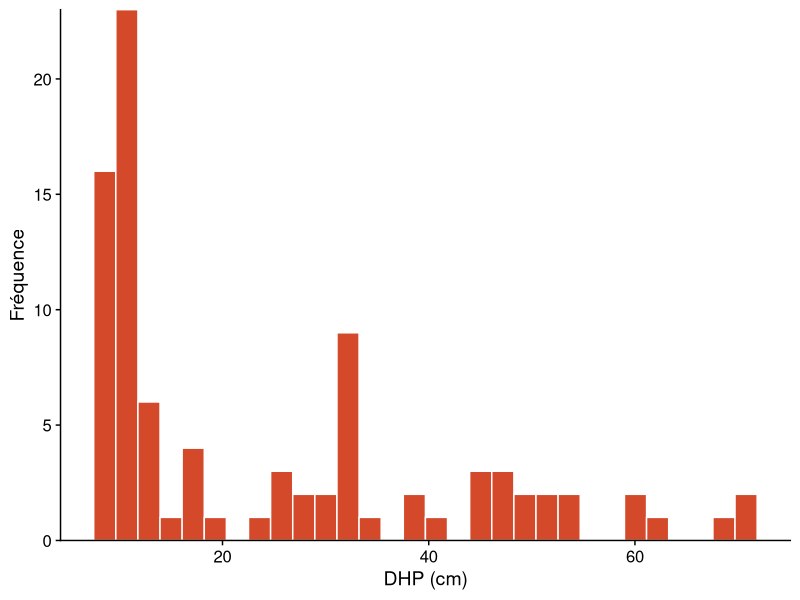
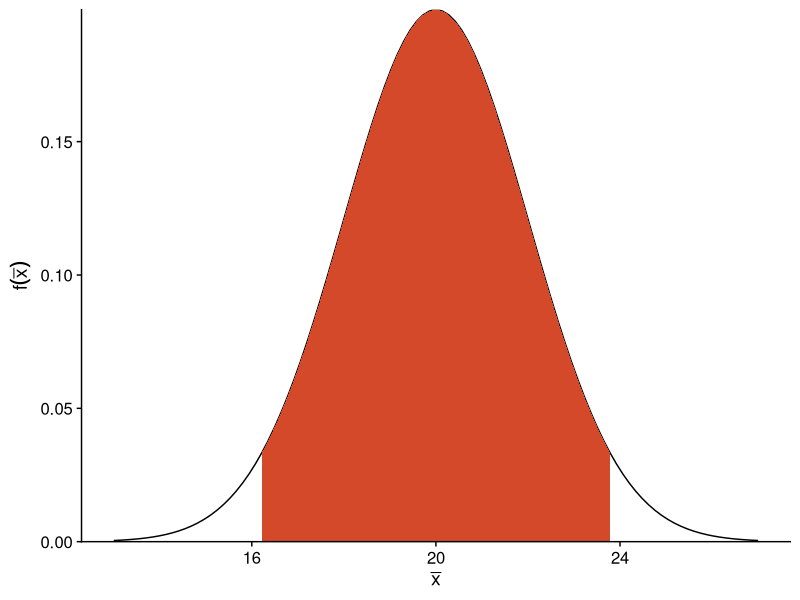
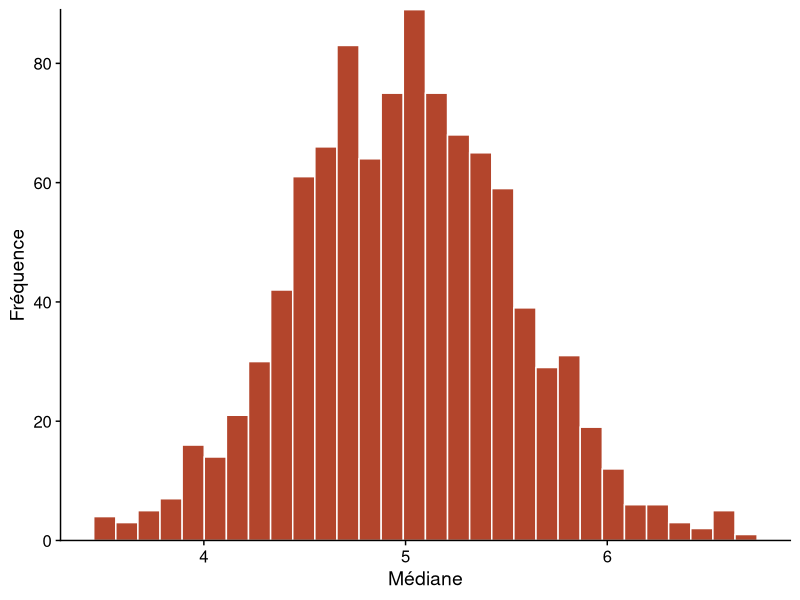
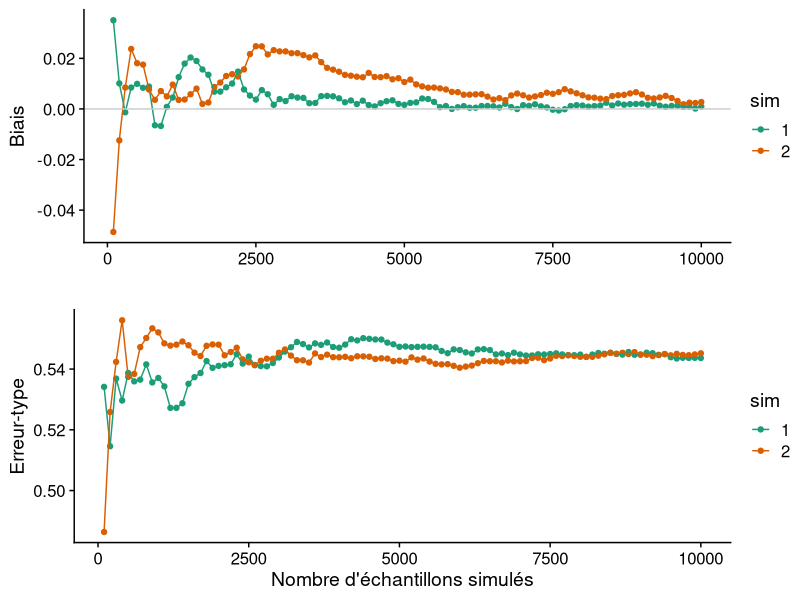
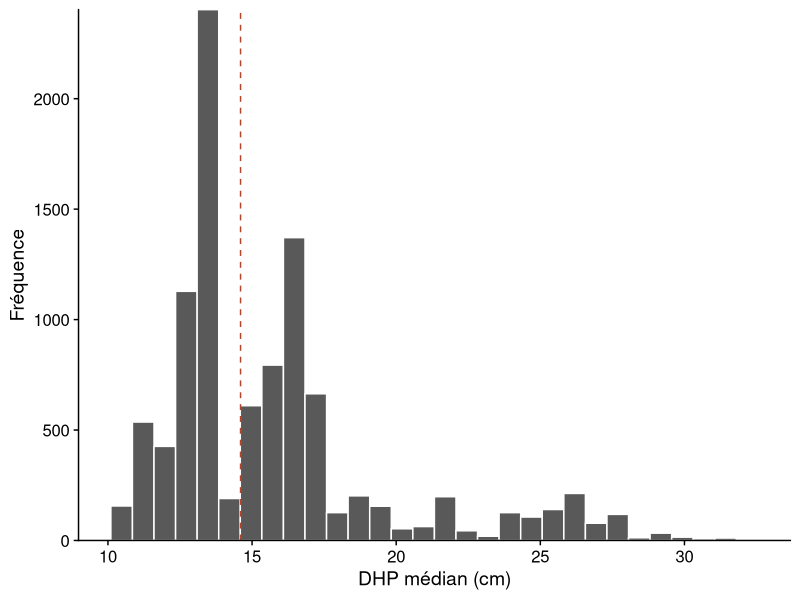

Source code (R) for these figures, in order:
## ---- chunk 1
knitr::opts_chunk$set(echo = TRUE)
library(tidyverse)
library(cowplot)
theme_set(theme_cowplot())
set.seed(8202)
## ---- chunk 2
# Charger les données
pruche <- read.csv("../donnees/pruche.csv", stringsAsFactors = FALSE)

# Choisir un seul site et tracer l'histogramme du DHP
pruche_bd <- filter(pruche, site == "BD")
ggplot(pruche_bd, aes(x = dhp)) + 
    labs(x = "DHP (cm)", y = "Fréquence") +
    geom_histogram(col = "white", fill = "#d3492a") +
    scale_y_continuous(expand = c(0, 0))
## ---- chunk 3
ggplot(NULL) + xlim(13, 27) +
    labs(x = expression(bar(x)), y = expression(f(bar(x)))) +
    stat_function(fun = function(x) dnorm(x, mean = 20, sd = 2)) +
    stat_function(fun = function(x) ifelse(pnorm(x, mean = 20, sd = 2) > 0.025 & pnorm(x, mean = 20, sd = 2) < 0.975, dnorm(x, mean = 20, sd = 2), NA), geom = "area", fill = "#d3492a") +
    scale_y_continuous(expand = c(0, 0))
## ---- chunk 4
# Nombre d'échantillons simulés
R <- 1000 
    
# n observations
# moyenne m, écart-type s
med_norm <- function(n, m, s) {
  ech <- rnorm(n, m, s)
  median(ech)
}

med <- replicate(R, med_norm(20, 5, 2))

ggplot(NULL, aes(x = med)) + 
    labs(x = "Médiane", y = "Fréquence") +
    geom_histogram(col = "white", fill = "#b3452c") +
    scale_y_continuous(expand = c(0, 0))
## ---- chunk 5
set.seed(1000)

Rmax <- 10000
n <- 20
m <- 5
s <- 2

cumul_stat <- function() {
    med <- replicate(Rmax, median(rnorm(n, m, s)))

    med_df <- data.frame(R = seq(100, 10000, 100)) %>%
        mutate(biais = map_dbl(R, ~ mean(med[1:.])) - m,
               err_type = map_dbl(R, ~ sd(med[1:.])))    
}

med_df <- bind_rows(replicate(2, cumul_stat(), simplify = FALSE), .id = "sim")


p1 <- ggplot(med_df, aes(x = R, y = biais, color = sim)) +
    labs(x = "", y = "Biais") +
    geom_point() +
    geom_line() +
    geom_hline(yintercept = 0, color = "grey80") +
    scale_color_brewer(palette = "Dark2")

p2 <- ggplot(med_df, aes(x = R, y = err_type, color = sim)) +
    labs(x = "Nombre d'échantillons simulés", y = "Erreur-type") +
    geom_point() +
    geom_line() +
    scale_color_brewer(palette = "Dark2")

plot_grid(p1, p2, ncol = 1)
## ---- chunk 6
rnorm(5)

set.seed(82)
rnorm(5)

set.seed(82)
rnorm(5)
## ---- chunk 7
dhp <- pruche_bd$dhp
summary(dhp)
## ---- chunk 8
ech <- sample(10:99, 10)
cat(sort(ech))
## ---- chunk 9
for (i in 1:3) {
  cat(sort(sample(ech, 10, replace = TRUE)), "\n")  
}
## ---- chunk 10
library(boot)

med_boot <- function(x, i) median(x[i])

boot_res <- boot(dhp, med_boot, R = 10000)
## ---- chunk 11
boot_hist <- ggplot(NULL, aes(x = boot_res$t)) + 
    labs(x = "DHP médian (cm)", y = "Fréquence") +
    geom_histogram(col = "white") +
    geom_vline(xintercept = boot_res$t0, linetype = "dashed", color = "#b3452c") +
    scale_y_continuous(expand = c(0, 0))
boot_hist
## ---- chunk 12
# Biais
mean(boot_res$t) - boot_res$t0
# Erreur-type
sd(boot_res$t)
## ---- chunk 13
boot.ci(boot_res)
